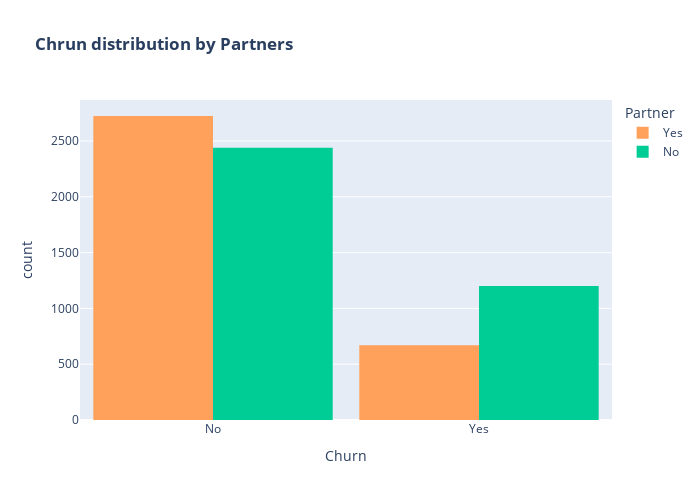

The notebook cell this image was saved under:
### Markdown cell above
**Partner Distribution**

### Code cell
color_map = {"Yes": '#FFA15A', "No": '#00CC96'}
fig = px.histogram(df, x="Churn", color="Partner", barmode="group", title="<b>Chrun distribution by Partners</b>", color_discrete_map=color_map)
fig.update_layout(width=700, height=500, bargap=0.1)
fig.show()

### Figure 1 — Plotly figure (JSON) as saved in the notebook; plotly's stock layout.template omitted (floating-point values rounded to 4 significant figures; data arrays with more than 128 entries replaced by an {"elided": "..."} marker saying what was removed)
{"data": [{"alignmentgroup": "True", "bingroup": "x", "hovertemplate": "Partner=Yes<br>Churn=%{x}<br>count=%{y}<extra></extra>", "legendgroup": "Yes", "marker": {"color": "#FFA15A", "pattern": {"shape": ""}}, "name": "Yes", "offsetgroup": "Yes", "orientation": "v", "showlegend": true, "type": "histogram", "x": {"elided": "3393 str values"}, "xaxis": "x", "yaxis": "y"}, {"alignmentgroup": "True", "bingroup": "x", "hovertemplate": "Partner=No<br>Churn=%{x}<br>count=%{y}<extra></extra>", "legendgroup": "No", "marker": {"color": "#00CC96", "pattern": {"shape": ""}}, "name": "No", "offsetgroup": "No", "orientation": "v", "showlegend": true, "type": "histogram", "x": {"elided": "3639 str values"}, "xaxis": "x", "yaxis": "y"}], "layout": {"bargap": 0.1, "barmode": "group", "height": 500, "legend": {"title": {"text": "Partner"}, "tracegroupgap": 0}, "title": {"text": "<b>Chrun distribution by Partners</b>"}, "width": 700, "xaxis": {"anchor": "y", "domain": [0, 1], "title": {"text": "Churn"}}, "yaxis": {"anchor": "x", "domain": [0, 1], "title": {"text": "count"}}}}
